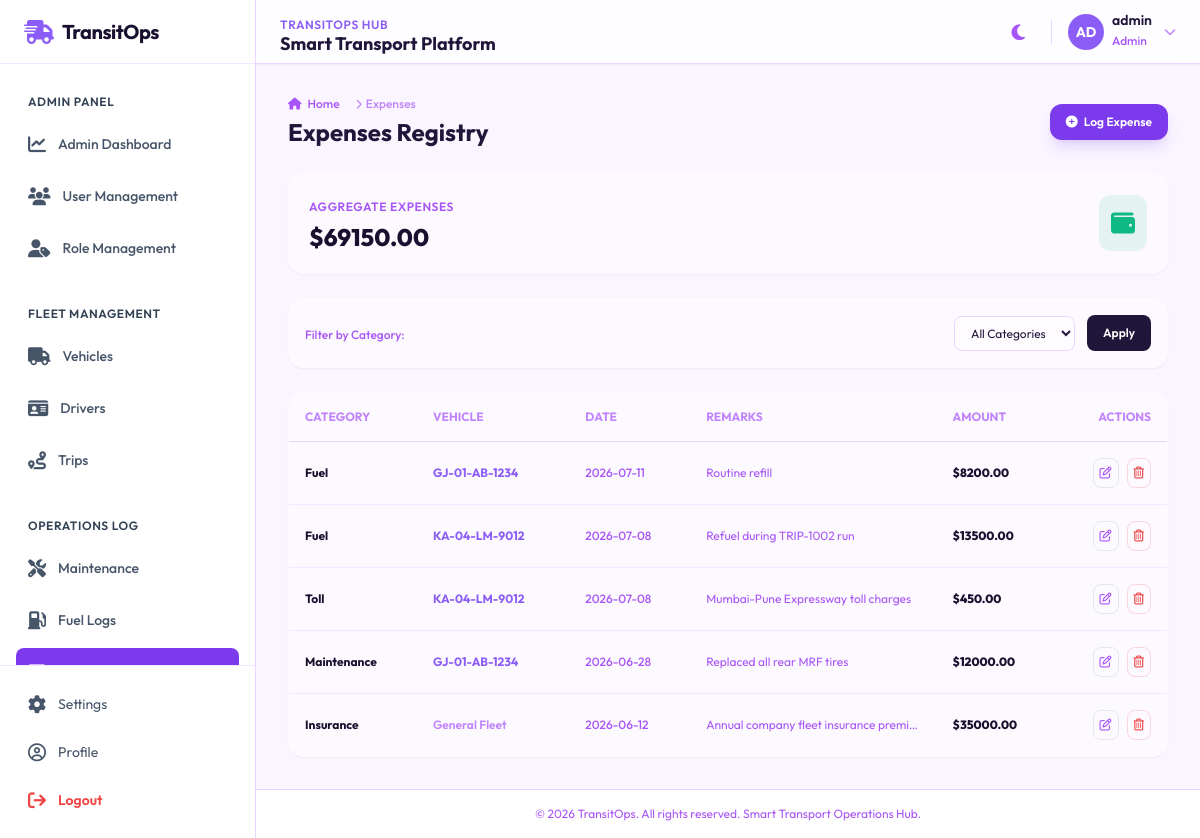
Screenshot of /expenses/ (signed in) with the database file from the repository.
### accounts/models.py (models this page shows, shortened)
class Profile(models.Model):
    ROLE_CHOICES = [
        ('Admin', 'Admin'),
        ('Fleet Manager', 'Fleet Manager'),
        ('Dispatcher', 'Dispatcher'),
        ('Safety Officer', 'Safety Officer'),
        ('Financial Analyst', 'Financial Analyst'),
    ]
    user = models.OneToOneField(User, on_delete=models.CASCADE, related_name='profile')
    role = models.CharField(max_length=50, choices=ROLE_CHOICES, default='Fleet Manager')
    phone = models.CharField(max_length=20, blank=True)
    photo = models.ImageField(upload_to='profiles/', blank=True, null=True)
    raw_password = models.CharField(max_length=128, blank=True, default='password123')

### expenses/models.py (models this page shows, shortened)
class Expense(models.Model):
    EXPENSE_TYPE_CHOICES = [
        ('Fuel', 'Fuel'),
        ('Maintenance', 'Maintenance'),
        ('Toll', 'Toll'),
        ('Parking', 'Parking'),
        ('Insurance', 'Insurance'),
        ('Other', 'Other'),
    ]
    vehicle = models.ForeignKey(Vehicle, on_delete=models.CASCADE, null=True, blank=True, related_name='expenses')
    expense_type = models.CharField(max_length=50, choices=EXPENSE_TYPE_CHOICES)
    amount = models.DecimalField(max_digits=12, decimal_places=2)
    expense_date = models.DateField()
    remarks = models.TextField(blank=True)

### vehicles/models.py (models this page shows, shortened)
class Vehicle(models.Model):
    STATUS_CHOICES = [
        ('Available', 'Available'),
        ('On Trip', 'On Trip'),
        ('In Shop', 'In Shop'),
        ('Retired', 'Retired'),
    ]
    VEHICLE_TYPE_CHOICES = [
        ('Cargo Van', 'Cargo Van'),
        ('Light Truck', 'Light Truck'),
        ('Heavy Truck', 'Heavy Truck'),
        ('Semi-Trailer', 'Semi-Trailer'),
    ]
    registration_number = models.CharField(max_length=50, unique=True)
    name = models.CharField(max_length=100)
    model = models.CharField(max_length=100)
    vehicle_type = models.CharField(max_length=50, choices=VEHICLE_TYPE_CHOICES)
    max_load_capacity = models.DecimalField(max_digits=10, decimal_places=2, help_text="Maximum Load Capacity (kg)")
    current_odometer = models.PositiveIntegerField(help_text="Current Odometer (km)")
    acquisition_cost = models.DecimalField(max_digits=12, decimal_places=2)
    purchase_date = models.DateField()
    status = models.CharField(max_length=20, choices=STATUS_CHOICES, default='Available')
    image = models.ImageField(upload_to='vehicles/', blank=True, null=True)

### accounts/decorators.py (the view)
        def wrapped_view(request, *args, **kwargs):
            if not request.user.is_authenticated:
                return redirect('login')
            user_role = None
            if hasattr(request.user, 'profile') and request.user.profile:
                user_role = request.user.profile.role
            if request.user.is_superuser or user_role == 'Admin' or user_role in roles:
                return view_func(request, *args, **kwargs)
            messages.error(request, f"Access denied. Your role '{user_role}' does not have permission to access this page.")
            if user_role == 'Admin':
                return redirect('admin_dashboard')
            else:
                return redirect('dashboard')

### expenses/views.py (called while the page is built)
@role_required('Financial Analyst')
def expense_list(request):
    type_filter = request.GET.get('type', '')
    expenses = Expense.objects.all().order_by('-expense_date')
    if type_filter:
        expenses = expenses.filter(expense_type=type_filter)
    total_amount = expenses.aggregate(total=Sum('amount'))['total'] or 0
    paginator = Paginator(expenses, 15)
    page_number = request.GET.get('page')
    page_obj = paginator.get_page(page_number)
    return render(request, 'expenses/list.html', {
        'page_obj': page_obj,
        'type_filter': type_filter,
        'total_amount': total_amount,
        'type_choices': Expense.EXPENSE_TYPE_CHOICES
    })

### templates/expenses/list.html (shortened to what this page needs)
{% extends 'base.html' %}
{% block breadcrumbs %}
<div class="mb-6 flex flex-wrap items-center justify-between gap-4">
    <div>
        <nav class="flex text-xs text-slate-500 dark:text-slate-400 font-medium" aria-label="Breadcrumb">
            <ol class="inline-flex items-center space-x-1 md:space-x-3">
                <li class="inline-flex items-center">
                    <a href="{% url 'dashboard' %}" class="inline-flex items-center gap-1.5 hover:text-blue-500">
                        <i class="fa-solid fa-house"></i> Home
                    </a>
                </li>
                <li>
                    <div class="flex items-center">
                        <i class="fa-solid fa-chevron-right text-[10px] mx-1 text-slate-400"></i>
                        <span class="text-slate-400 dark:text-slate-500">Expenses</span>
                    </div>
                </li>
            </ol>
        </nav>
        <h2 class="text-2xl font-bold text-slate-800 dark:text-white mt-1">Expenses Registry</h2>
    </div>
    <a href="{% url 'expense_create' %}" class="flex items-center gap-1.5 rounded-xl bg-blue-600 px-4 py-2.5 text-xs font-semibold text-white shadow-lg shadow-blue-500/20 hover:bg-blue-500 transition-all">
        <i class="fa-solid fa-circle-plus"></i> Log Expense
    </a>
</div>
{% endblock %}
{% block content %}
<div class="rounded-2xl glass-card p-5 shadow-sm mb-6 flex items-center justify-between">
    <div>
        <span class="text-xs text-slate-500 dark:text-slate-400 font-semibold uppercase tracking-wider">Aggregate Expenses</span>
        <h3 class="text-2xl font-extrabold text-slate-850 dark:text-white mt-1">${{ total_amount|floatformat:2 }}</h3>
    </div>
    <div class="rounded-xl bg-emerald-500/10 p-3 text-emerald-500">
        <i class="fa-solid fa-wallet text-2xl animate-pulse"></i>
    </div>
</div>
<div class="mb-6 rounded-2xl glass-card p-4 shadow-sm">
    <form method="GET" action="{% url 'expense_list' %}" class="flex flex-wrap gap-4 items-center justify-between">
        <div>
            <span class="text-xs text-slate-500 dark:text-slate-400 font-medium">Filter by Category:</span>
        </div>
        <div class="flex flex-wrap items-center gap-3">
            <select name="type" class="rounded-lg border border-slate-200 bg-white/50 py-2 px-3 text-xs dark:border-slate-800 dark:bg-[#0F172A]/50 text-slate-800 dark:text-white focus:outline-none">
                <option value="">All Categories</option>
            </select>
            <button type="submit" class="rounded-lg bg-slate-800 dark:bg-slate-700 hover:bg-slate-700 text-white text-xs font-semibold px-4 py-2.5 transition-colors">
                Apply
            </button>
        </div>
    </form>
</div>
<div class="rounded-2xl glass-card overflow-hidden shadow-sm">
    <div class="overflow-x-auto">
        <table class="w-full text-left text-xs">
            <thead>
                <tr class="border-b border-slate-200 dark:border-slate-800 text-slate-400 uppercase">
                    <th class="p-4">Category</th>
                    <th class="p-4">Vehicle</th>
                    <th class="p-4">Date</th>
                    <th class="p-4">Remarks</th>
                    <th class="p-4">Amount</th>
                    <th class="p-4 text-right">Actions</th>
                </tr>
            </thead>
            <tbody class="divide-y divide-slate-100 dark:divide-slate-800/80">
                {% for exp in page_obj %}
                <tr class="hover:bg-slate-50/50 dark:hover:bg-slate-800/20 transition-colors">
                    <td class="p-4 font-bold text-slate-850 dark:text-slate-200">{{ exp.expense_type }}</td>
                    <td class="p-4">
                        {% if exp.vehicle %}
                            <a href="{% url 'vehicle_detail' pk=exp.vehicle.pk %}" class="text-blue-500 hover:underline font-bold">{{ exp.vehicle.registration_number }}</a>
                        {% else %}
                            <span class="text-slate-400 dark:text-slate-600 font-semibold">General Fleet</span>
                        {% endif %}
                    </td>
                    <td class="p-4 text-slate-500 dark:text-slate-400 font-medium">{{ exp.expense_date|date:"Y-m-d" }}</td>
                    <td class="p-4 text-slate-500 dark:text-slate-400 max-w-[200px] truncate" title="{{ exp.remarks }}">{{ exp.remarks|default:"-" }}</td>
                    <td class="p-4 text-slate-850 dark:text-slate-250 font-extrabold">${{ exp.amount }}</td>
                    <td class="p-4 text-right flex justify-end gap-2">
                        <a href="{% url 'expense_update' pk=exp.pk %}" class="rounded-lg border border-slate-350 dark:border-slate-700 dark:hover:border-slate-600 p-1.5 text-slate-500 dark:text-slate-450 hover:text-slate-700 dark:hover:text-white transition-colors">
                            <i class="fa-regular fa-pen-to-square"></i>
                        </a>
                        <a href="{% url 'expense_delete' pk=exp.pk %}" class="rounded-lg border border-red-500/20 hover:bg-red-500 hover:text-white text-red-500 p-1.5 transition-all">
                            <i class="fa-regular fa-trash-can"></i>
                        </a>
                    </td>
                </tr>
                {% endfor %}
            </tbody>
        </table>
    </div>
</div>
{% endblock %}

### templates/navbar.html (shortened to what this page needs)
<header class="sticky top-0 z-30 flex h-16 w-full items-center justify-between border-b border-slate-200 bg-white/80 px-4 shadow-sm backdrop-blur dark:border-slate-800 dark:bg-slate-900/80 md:px-6">
    <div class="flex items-center gap-3">
        <div class="hidden sm:block">
            <span class="text-xs font-semibold uppercase tracking-wider text-blue-500">TransitOps Hub</span>
            <h1 class="text-lg font-bold text-slate-800 dark:text-white leading-none">Smart Transport Platform</h1>
        </div>
    </div>
    <div class="flex items-center gap-4">
        <button id="theme-toggle" class="rounded-lg p-2.5 text-slate-500 hover:bg-slate-100 hover:text-slate-700 dark:text-slate-400 dark:hover:bg-slate-800 dark:hover:text-slate-200">
            <i class="fa-solid fa-moon dark:hidden text-lg"></i>
        </button>
        <div class="relative" id="profile-dropdown-container">
            <button id="profile-dropdown-btn" class="flex items-center gap-2 rounded-full focus:outline-none focus:ring-2 focus:ring-blue-500">
                {% if user.profile.photo %}
                    <img src="{{ user.profile.photo.url }}" alt="{{ user.username }}" class="h-9 w-9 rounded-full object-cover border border-slate-200 dark:border-slate-800">
                {% else %}
                    <div class="flex h-9 w-9 items-center justify-center rounded-full bg-blue-500 text-white font-bold text-sm uppercase">
                        {{ user.username|slice:":2" }}
                    </div>
                {% endif %}
                <div class="hidden text-left md:block">
                    <p class="text-sm font-semibold text-slate-800 dark:text-white leading-none">{{ user.username }}</p>
                    <span class="text-xs text-slate-500 dark:text-slate-400 font-medium">{{ user.profile.role|default:"Fleet Member" }}</span>
                </div>
                <i class="fa-solid fa-chevron-down text-xs text-slate-400 hidden md:block ml-1"></i>
            </button>
        </div>
    </div>
</header>

### static/css/custom.css (style rules this page uses)
* { transition: background-color 0.2s ease, border-color 0.2s ease; }
.glass-card { transition: transform 0.3s cubic-bezier(0.4, 0, 0.2, 1), box-shadow 0.3s cubic-bezier(0.4, 0, 0.2, 1); }

### templates/base.html (style rules this page uses)
.glass-card { background: rgba(255, 255, 255, 0.45); backdrop-filter: blur(12px); -webkit-backdrop-filter: blur(12px); border: 1px solid rgba(255, 255, 255, 0.25); }

### rows the page displays
Expense: expense_type "Fuel", vehicle.registration_number "GJ-01-AB-1234", expense_date "2026-07-11", remarks "Routine refill", amount "8200.00"
Expense: expense_type "Fuel", vehicle.registration_number "KA-04-LM-9012", expense_date "2026-07-08", remarks "Refuel during TRIP-1002 run", amount "13500.00"
Expense: expense_type "Toll", vehicle.registration_number "KA-04-LM-9012", expense_date "2026-07-08", remarks "Mumbai-Pune Expressway toll charges", amount "450.00"
Expense: expense_type "Maintenance", vehicle.registration_number "GJ-01-AB-1234", expense_date "2026-06-28", remarks "Replaced all rear MRF tires", amount "12000.00"
Expense: expense_type "Insurance", shows "General Fleet", expense_date "2026-06-12", remarks "Annual company fleet insurance premi…", amount "35000.00"

### other values shown
{{ user.username|slice:":2" }} "AD"
{{ user.username }} "admin"
{{ user.profile.role|default:"Fleet Member" }} "Admin"
{{ total_amount|floatformat:2 }} "69150.00"
